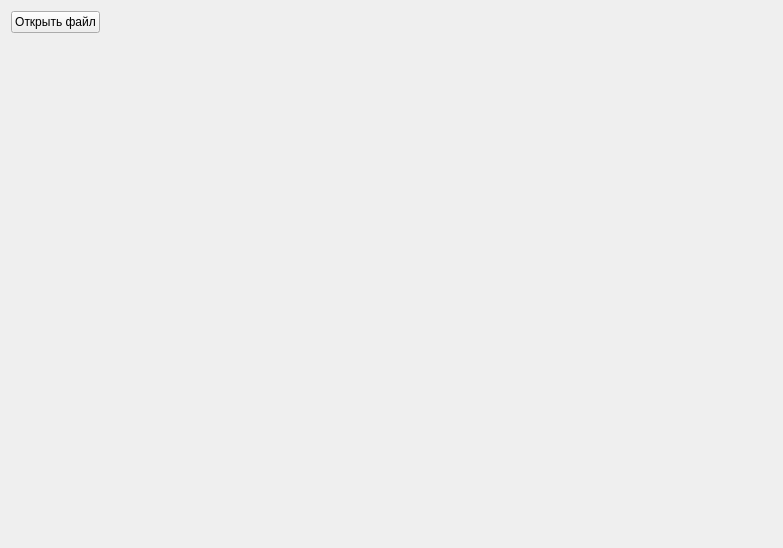
<?xml version="1.0" encoding="UTF-8"?>
<ui version="4.0">
 <class>MainWindow</class>
 <widget class="QMainWindow" name="MainWindow">
  <property name="geometry">
   <rect>
    <x>0</x>
    <y>0</y>
    <width>783</width>
    <height>548</height>
   </rect>
  </property>
  <property name="windowTitle">
   <string>MainWindow</string>
  </property>
  <widget class="QWidget" name="centralWidget">
   <layout class="QGridLayout" name="gridLayout">
    <item row="0" column="0">
     <widget class="QPushButton" name="open">
      <property name="text">
       <string>Открыть файл</string>
      </property>
     </widget>
    </item>
    <item row="0" column="1">
     <spacer name="horizontalSpacer">
      <property name="orientation">
       <enum>Qt::Horizontal</enum>
      </property>
      <property name="sizeHint" stdset="0">
       <size>
        <width>40</width>
        <height>20</height>
       </size>
      </property>
     </spacer>
    </item>
    <item row="1" column="0" colspan="2">
     <widget class="ScaledPixmap" name="image" native="true"/>
    </item>
   </layout>
  </widget>
 </widget>
 <layoutdefault spacing="6" margin="11"/>
 <customwidgets>
  <customwidget>
   <class>ScaledPixmap</class>
   <extends>QWidget</extends>
   <header>scaledpixmap.h</header>
   <container>1</container>
  </customwidget>
 </customwidgets>
 <resources/>
 <connections/>
</ui>
